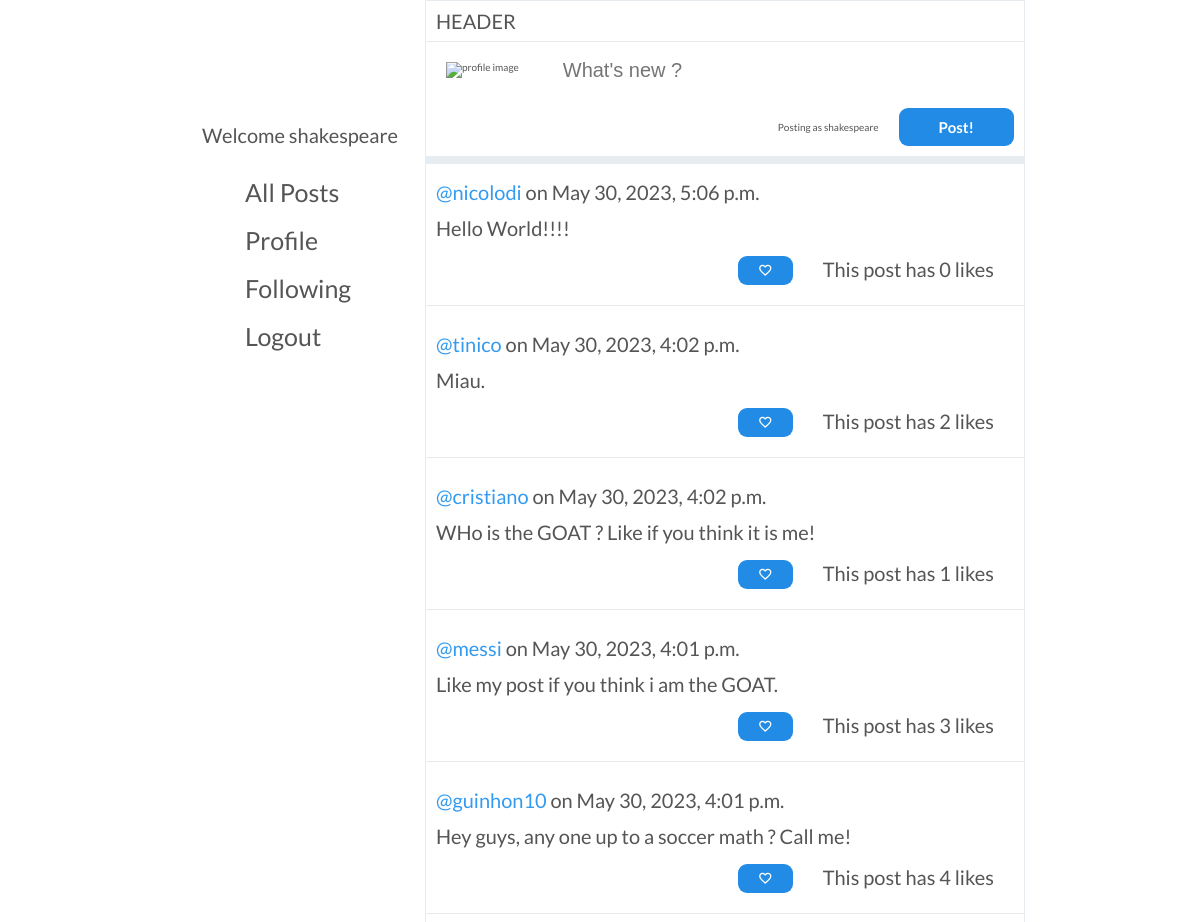
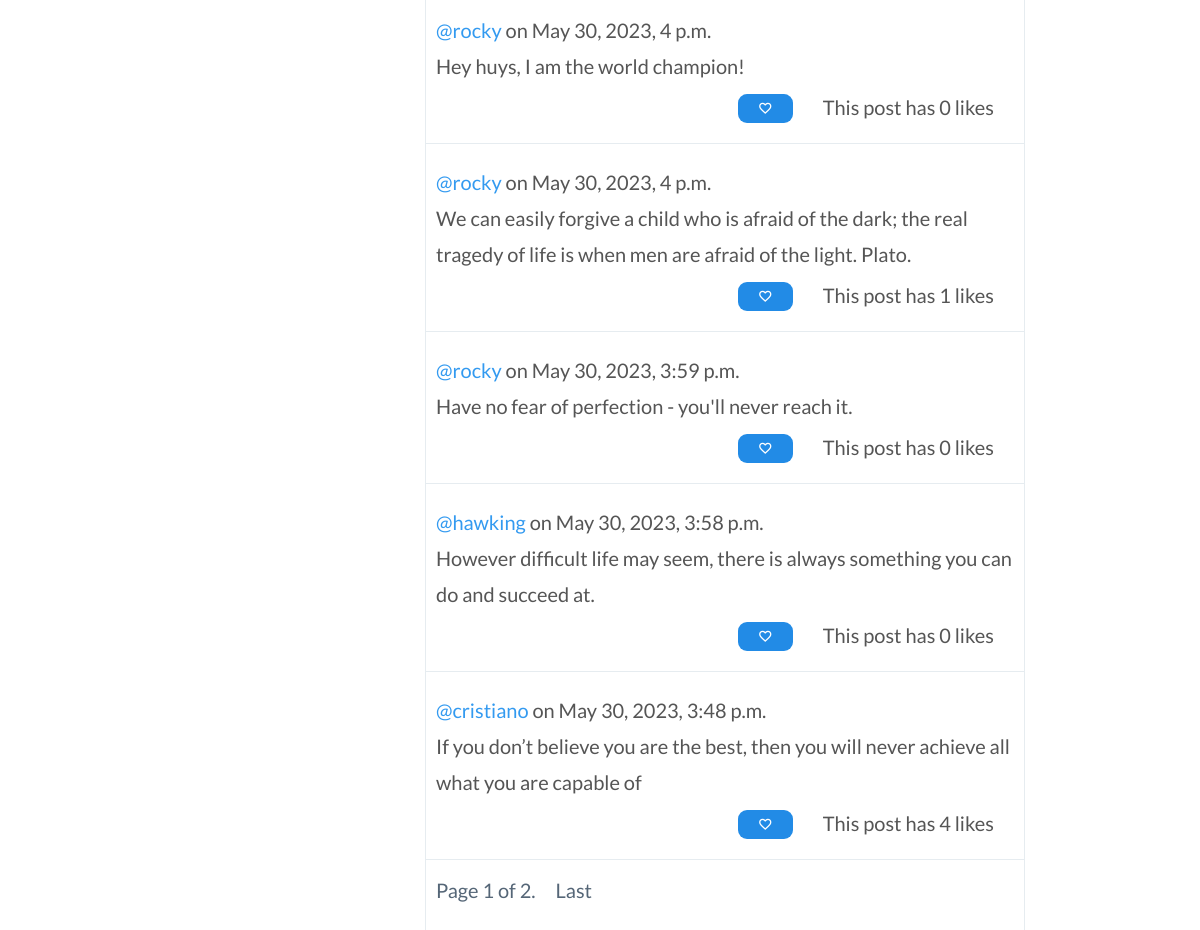
The app's page / (signed in) with its own data (2 pictures, top to bottom).
### network/models.py (models this page shows)
class User(AbstractUser):
    pass

class Post(models.Model):
    user = models.ForeignKey(User, on_delete=models.CASCADE, related_name="user_posts", verbose_name="Post User")
    text = models.CharField(max_length=280, verbose_name="Post Text")
    datetime = models.DateTimeField(auto_now_add=True)
    likes = models.ManyToManyField(User, blank=True, related_name="user_liked_posts", verbose_name="Post Likes")
    """
    def serialize(self):
        return {
            "author": self.user.username,
            "text": self.text,
            "datetime": self.datetime.strftime("%b %d %Y, %I:%M %p"),
            "likes": self.likes,
        }
 """

### network/views.py (the view)
# urls.py: path("", views.index, name="index"),
def index(request):
    user = request.user
    p = Paginator(Post.objects.all().order_by("-datetime"), 10)
    page = request.GET.get('page')
    posts = p.get_page(page)
    return render(request, "network/index.html", {
        "posts": posts,
        "show_new":True,
    })

### network/templates/network/index.html (shortened to what this page needs)
{% extends "network/layout.html" %}
{% load static %}
{% block body %}
    <main class="content">
        <div class="content_header">
            <h1>
                HEADER
            </h1>
        </div>
        {% if user.is_authenticated and show_new %}
        <div class="create_post">
            <form action="/posts" method="POST">
                <div class="div_post_text">
                    <img class = "profile_img" src="https://encrypted-tbn0.gstatic.com/images?q=tbn:ANd9GcTu51XqkERN4KCU2HF526phPswwmMY9qjexFA&usqp=CAU" alt="profile image">
                    <input class="input_post_text" name="text" type="text" placeholder="What's new ?">
                </div>
                <div class="post_buttons">
                    <p>Posting as {{request.user.username}}</p>
                    <button type="submit" class="post_btn">Post!</button>
                </div>
            </form>
        </div>
        {% endif %}
        <div class="content-body">
            {% for p in posts %}
                <div class="post_div" id="{{post.id}}">
                    <div class="post_details" id={{p.user.username}}>
                        <p><a href="/profile/{{p.user.username}}" class="profile_link">@{{p.user.username}} </a> on {{p.datetime}}</p>
                    </div>
                    <div id="post_text_{{p.id}}" class="post_text">
                        <p id="text_{{p.id}}">{{p.text}}</p>
                    </div>
                    <div class="post_interactions">
                        {% if user.is_authenticated %}
                            <span class="material-symbols-outlined">
                                {% if user in p.likes.all %}
                                <button id="like_{{p.id}}" data-postid="{{p.id}}" class="post_btn like_button dislike_btn">favorite</button>
                                {% else %}
                                <button id="like_{{p.id}}" data-postid="{{p.id}}" class="post_btn like_button">favorite</button>
                                {% endif %}
                            </span>
                        {% endif %}
                        <p id="likes_{{p.id}}">This post has {{p.likes.count}} likes</p>
                    </div>
                </div>
            {% endfor %}
            <div class="div_pagination">
                        <a class="page-link" href="#">Page {{ posts.number }} of {{ posts.paginator.num_pages }}.</a>
                        {% if posts.has_next %}
                            <a class="page-link" href="?page={{ posts.paginator.num_pages }}">Last</a>
                        {% endif %}
            </div>
        </div>
    </main>
{% endblock %}

### network/templates/network/layout.html (shortened to what this page needs)
{% load static %}
<!DOCTYPE html>
<html lang="en">
    <head>
        <link href="{% static 'network/styles.css' %}" rel="stylesheet">
    </head>
    <body>
        <div></div>
        <aside class="aside">
            <div class="navigation">
                {% if user.is_authenticated %}
                <p class="welcome">Welcome {{user.username}}</p>
                {% endif %}
                <ul>
                    <li><ion-icon class ="icon" name="list"></ion-icon><a href="{% url 'index' %}" class="menu_option"><span>All Posts</span></a></li>
                    {% if user.is_authenticated %}
                        <li><ion-icon class ="icon" name="person"></ion-icon><a href="/profile/{{user.username}}" class="menu_option"><span>Profile</span></a></li>
                        <li><ion-icon class ="icon" name="people"></ion-icon><span><a href="{% url 'following_page' %}" class="menu_option">Following</a></span></li>
                        <li><ion-icon class ="icon" name="log-out"></ion-icon><span> <a href="{% url 'logout' %}" class="menu_option">Logout</a></span></li>
                    {% else %}
                        <li><ion-icon class ="icon" name="log-in"></ion-icon><span> <a href="{% url 'login' %}" class="menu_option">Login</a></span></li>
                    {% endif %}
                </ul>
            </div>
        </aside>
            {% block body %}
            {% endblock %}
        <div></div>
    </body>
</html>

### network/static/network/styles.css (style rules this page uses)
* { padding:0; margin:0; box-sizing:border-box; }
html { font-size: 62.5%; }
body { font-family: 'Lato', sans-serif; line-height: 1; font-weight: 400; color: #555; display:grid; grid-template-columns: 1fr 250px 600px 1fr; height: 100vh; }
.navigation { display:flex; flex-direction: column; gap:3.5rem; }
aside .icon { height:2.8rem; width:2.8rem; }
aside ul { list-style:none; display:flex; flex-direction: column; gap: 2rem; margin-left: 3rem; }
aside li { font-size: 2.5rem; display:flex; gap:1.2rem; }
.welcome { text-align: center; font-size: 2rem; }
.menu_option:link, .menu_option:visited { text-decoration: none; color:#555; }
.content { border: 0.1rem solid #e6ecf0; min-width:fit-content; }
main h1 { padding:1rem; line-height: 1; font-weight: 400; }
.content_header { border-bottom: 0.1rem solid #e6ecf0; }
.create_post { border-bottom: 8px solid #e6ecf0; }
.div_post_text { display:flex; gap:2rem; }
.profile_img { width:20%; padding: 2rem; }
.input_post_text { width: 80%; line-height: 2rem; border:none; outline: none; font-size: 2rem; }
.post_buttons { display:flex; align-items: center; justify-content:end; padding: 1rem; gap:2rem; }
.post_btn, .post_btn:link, .post_btn:visited { padding:1rem 4rem; font-weight: 600; font-size: 1.5rem; cursor:pointer; border-radius: 9px; text-decoration: none; display:inline-block; transition: all 0.3s; border:none; font-family: inherit; background-color: #228be6; color: #fff; }
.post_div { font-size: 2rem; line-height: 1.8; line-height: 1.8; border-bottom: 0.1rem solid #e6ecf0; padding: 1rem; }
.content-body { display: flex; flex-direction: column; gap:1rem; }
.post_interactions { display:flex; justify-content:end; }
.post_interactions button { margin:1rem; padding: 0.5rem 2rem; background-color: #228be6; font-weight: 500; }
.post_interactions p { padding: 0.5rem 2rem; }
.profile_link:link, .profile_link:visited { color:#339af0; text-decoration: none; }
.div_pagination { font-size: 2rem; padding: 1rem; display: flex; gap:1rem; margin-bottom: 2rem; color: #555; font-weight: 500; }
.page-link:link, .page-link:visited { text-decoration: none; color:#567; }

### records on screen
User: username "shakespeare", user.username "shakespeare"
Post: user.username "nicolodi", datetime "May 30, 2023, 5:06 p.m.", text "Hello World!!!!", likes.count "0"
Post: user.username "tinico", datetime "May 30, 2023, 4:02 p.m.", text "Miau.", likes.count "2"
Post: user.username "cristiano", datetime "May 30, 2023, 4:02 p.m.", text "WHo is the GOAT ? Like if you think it is me!", likes.count "1"
Post: user.username "messi", datetime "May 30, 2023, 4:01 p.m.", text "Like my post if you think i am the GOAT.", likes.count "3"
Post: user.username "guinhon10", datetime "May 30, 2023, 4:01 p.m.", text "Hey guys, any one up to a soccer math ? Call me!", likes.count "4"
Post: user.username "rocky", datetime "May 30, 2023, 4 p.m.", text "Hey huys, I am the world champion!", likes.count "0"
Post: user.username "rocky", datetime "May 30, 2023, 4 p.m.", text "We can easily forgive a child who is afraid of the dark; the real tragedy of life is when men are afraid of the light. Plato.", likes.count "1"
Post: user.username "rocky", datetime "May 30, 2023, 3:59 p.m.", text "Have no fear of perfection - you'll never reach it.", likes.count "0"
Post: user.username "hawking", datetime "May 30, 2023, 3:58 p.m.", text "However difficult life may seem, there is always something you can do and succeed at.", likes.count "0"
Post: user.username "cristiano", datetime "May 30, 2023, 3:48 p.m.", text "If you don’t believe you are the best, then you will never achieve all what you are capable of", likes.count "4"

### other values on screen
{{ posts.number }} "1"
{{ posts.paginator.num_pages }} "2"
